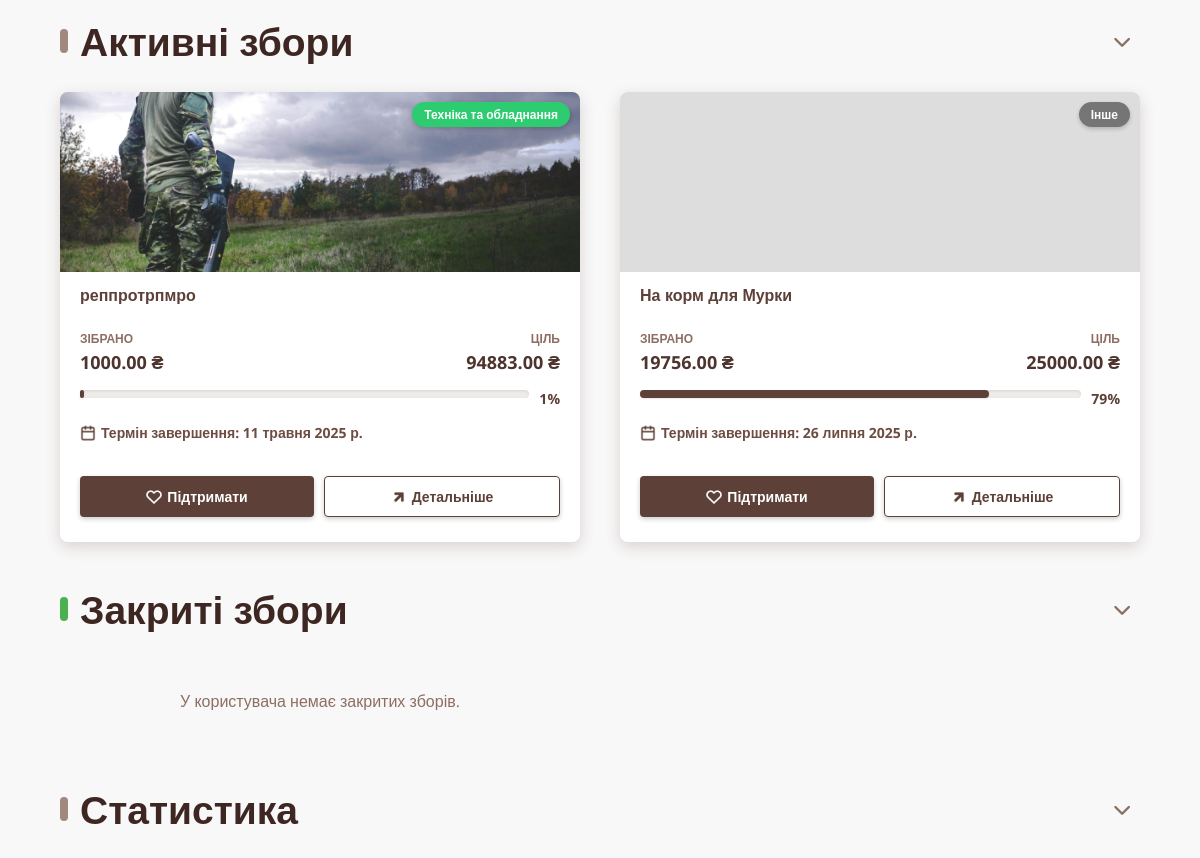
/profile/2/ (middle part), run on an earlier commit of the app's database.
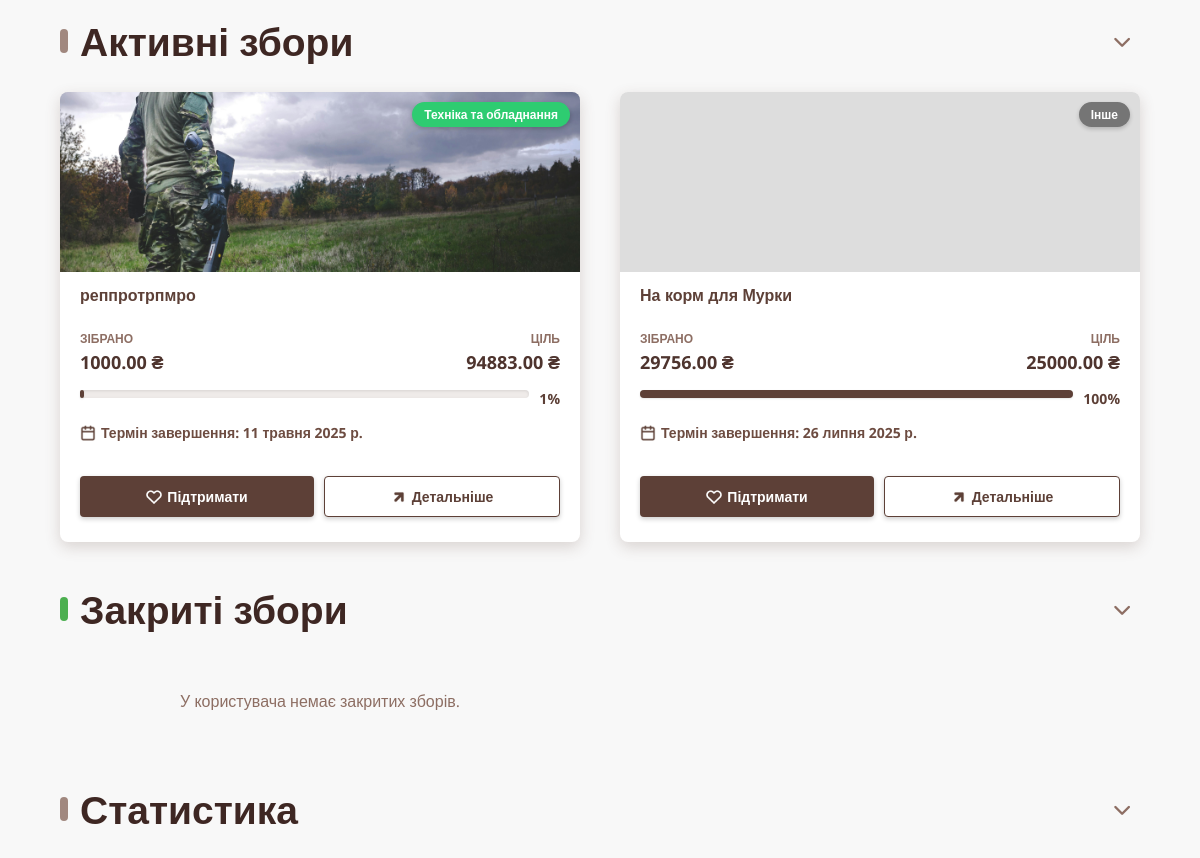
And on a later commit of the database.
### fundraisings/models.py (models this page shows, shortened)
class Fundraising(models.Model):
    STATUS_CHOICES = (
        ('active', 'Активний'),
        ('paused', 'Призупинено'),
        ('completed', 'Завершено'),
        ('canceled', 'Скасовано'),
    )
    title = models.CharField(max_length=200)
    description = models.TextField()
    creator = models.ForeignKey(settings.AUTH_USER_MODEL, on_delete=models.CASCADE, related_name='fundraisings')
    needed_sum = models.DecimalField(max_digits=10, decimal_places=2)
    current_sum = models.DecimalField(max_digits=10, decimal_places=2, default=0)
    start_date = models.DateField(default=timezone.now)
    end_date = models.DateField()
    status = models.CharField(max_length=20, choices=STATUS_CHOICES, default='active')
    main_image = models.ImageField(upload_to='fundraising_images/', null=True, blank=True)
    link_for_money = models.TextField()
    created_at = models.DateTimeField(auto_now_add=True)
    updated_at = models.DateTimeField(auto_now=True)
    confirm_reporting = models.BooleanField(default=False)
    primary_category = models.ForeignKey(
        'Category',
        on_delete=models.SET_NULL,
        null=True,
        blank=True,
        related_name='primary_fundraisings'  # Changed from 'fundraisings'
    )
    categories = models.ManyToManyField(
        Category,
        related_name='associated_fundraisings',  # Changed from default which would be 'fundraisings'
        blank=True
    )
    @property
    def progress_percentage(self):
        if float(self.needed_sum) == 0:
            return 0
        return min(round((float(self.current_sum) / float(self.needed_sum)) * 100), 100)

class Category(models.Model):
    name = models.CharField(max_length=100, unique=True)
    description = models.TextField(blank=True, null=True)
    color_code = models.CharField(max_length=10, default="#5D4037")

### fundraisings/views.py (the view, shortened to what this page needs)
# urls.py: path('profile/<int:user_id>/', auth_views.profile_page, name='user_profile'),
def profile_page(request, user_id=None):
    if user_id:
        profile_user = get_object_or_404(CustomUser, id=user_id)
        is_own_profile = request.user.is_authenticated and request.user.id == profile_user.id
    if profile_user:
        user_fundraisings = Fundraising.objects.filter(creator=profile_user)
        active_fundraisings = [f for f in user_fundraisings if not hasattr(f, 'report') or f.report is None]
        closed_fundraisings = [f for f in user_fundraisings if hasattr(f, 'report') and f.report is not None]
        all_active_have_reports = (user_fundraisings.count() > 0) and (len(active_fundraisings) == 0)
        user_donations = Donation.objects.filter(user=profile_user).order_by('-date')
        user_achievements = Achievement.objects.filter(user=profile_user).order_by('-date_earned')
        all_anonymous = user_donations.exists() and all(donation.anonymous for donation in user_donations)
    context = {
        'profile_user': profile_user,
        'is_own_profile': is_own_profile,
        'user_fundraisings': active_fundraisings,
        'closed_fundraisings': closed_fundraisings,
        'all_active_have_reports': all_active_have_reports,
        'user_donations': user_donations,
        'user_achievements': user_achievements,
        'all_anonymous': all_anonymous,
    }
    return render(request, 'profile_page.html', context)

### authentication/models.py (called while the page is built)
    @property
    def supported_fundraisings_count(self):
        from fundraisings.models import Donation
        return Donation.objects.filter(user=self, anonymous=False).values('fundraising').distinct().count()

    @property
    def total_donated_amount(self):
        from fundraisings.models import Donation
        from django.db.models import Sum
        total = Donation.objects.filter(user=self, anonymous=False).aggregate(Sum('amount'))
        return total['amount__sum'] or 0

    @property
    def largest_donation_amount(self):
        from fundraisings.models import Donation
        from django.db.models import Max
        maximum = Donation.objects.filter(user=self, anonymous=False).aggregate(Max('amount'))
        return maximum['amount__max'] or 0

    def get_full_name(self):
        full_name = f"{self.first_name} {self.last_name}"
        return full_name.strip()

### templates/profile_page.html (shortened to what the changed rows need)
{% load static %}
<!DOCTYPE html>
<html lang="uk">
<head>
    <link rel="stylesheet" href="https://cdnjs.cloudflare.com/ajax/libs/font-awesome/6.0.0-beta3/css/all.min.css">
</head>
<body>
    {% if profile_user %}
    <div class="content-sections">
        <div class="section-title">
            <h2>Активні збори</h2>
        </div>
        <div class="collections">
            {% if user_fundraisings %}
                {% for fundraising in user_fundraisings|slice:":3" %}
                    {% if not fundraising.has_report %}
                    <div class="card">
                        <div class="card-image" style="background-image: url('{{ fundraising.main_image.url }}')">
                            {% if fundraising.primary_category %}
                            <div class="category-tag card-category" style="background-color: {{ fundraising.primary_category.color_code|default:'#5D4037' }};">
                                {{ fundraising.primary_category.name }}
                            </div>
                            {% endif %}
                        </div>
                        <div class="card-content">
                            <h3 class="card-title">{{ fundraising.title }}</h3>
                            <div class="fundraising-info">
                                <div class="fundraising-amount">
                                    <span class="fundraising-label">ЗІБРАНО</span>
                                    <span class="fundraising-value">{{ fundraising.current_sum }} ₴</span>
                                </div>
                                <div class="fundraising-target">
                                    <span class="fundraising-label">ЦІЛЬ</span>
                                    <span class="fundraising-value">{{ fundraising.needed_sum }} ₴</span>
                                </div>
                            </div>
                            <div class="progress-container">
                                <div class="progress-bar">
                                    <div class="progress" style="width: {{ fundraising.progress_percentage }}%"></div>
                                </div>
                                <span class="progress-percentage">{{ fundraising.progress_percentage }}%</span>
                            </div>
                            <div class="card-date">
                                <img src="{% static 'pictures/fundraisings/calendar.png' %}" alt="Calendar"/>
                                Термін завершення: {{ fundraising.end_date }}
                            </div>
                            <div class="card-actions">
                                <a href="{% url 'donation_form' pk=fundraising.pk %}" class="btn btn-primary">
                                    <img src="{% static 'pictures/fundraisings/heart.png' %}" alt="Donate"/>
                                    Підтримати
                                </a>
                                <a href="{% url 'donate' pk=fundraising.pk %}" class="btn btn-secondary">
                                    <img src="{% static 'pictures/fundraisings/arrow.png' %}" alt="Share"/>
                                    Детальніше
                                </a>
                            </div>
                        </div>
                    </div>
                    {% endif %}
                {% endfor %}
            {% endif %}
        </div>
        <div class="closed-fundraisings-title">
            <h2>Закриті збори</h2>
        </div>
        <div class="section-title">
            <h2>Статистика</h2>
        </div>
    </div>
    {% else %}
    <div class="not-authenticated-message">
        <h2>Увійдіть, щоб переглянути всю інформацію профілю</h2>
        <p>Для перегляду детальної інформації профілю необхідно <a href="{% url 'login_page' %}">увійти в систему</a> або <a href="{% url 'register' %}">зареєструватися</a>.</p>
    </div>
    {% endif %}
</body>
</html>

What changed in the data, as far as the page shows it:
changed Fundraising "На корм для Мурки": current_sum "19756.00" → "29756.00"; progress_percentage "79" → "100"
